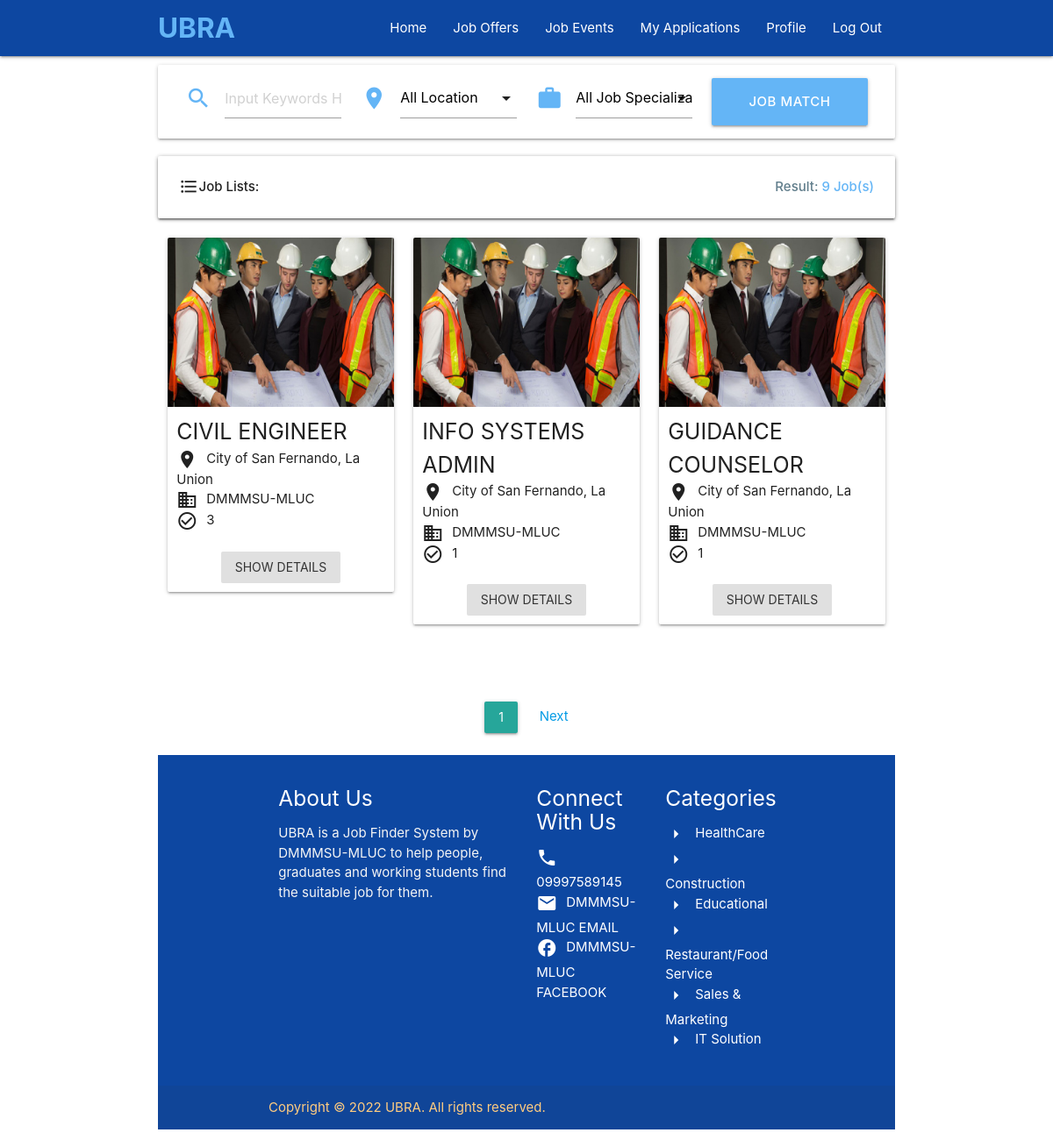
/job-offer/job-offer.php, run on the app's committed database.
### tables this page shows
CREATE TABLE `job_tbl` (
  `j_id` int(11) NOT NULL,
  `j_name` varchar(255) NOT NULL,
  `j_area` varchar(255) NOT NULL,
  `j_specialization` varchar(255) NOT NULL,
  `j_location` varchar(255) NOT NULL,
  `j_organization` varchar(255) NOT NULL,
  `j_count` int(11) NOT NULL,
  `j_description` varchar(255) NOT NULL,
  `j_img` varchar(255) NOT NULL
);

### job-offer/jobcount.php (called while the page is built)
<?php
include('conndb.php');
$sql = ("SELECT COUNT(j_id) FROM job_tbl");
$rs = $conn->query($sql);
 $result = mysqli_fetch_array($rs);
?>

### job-offer/job-offer.php (the view, shortened to what this page needs)
<?php
include('jobcount.php');
?>
<!DOCTYPE html>
<html lang="en">
<head>
  <link href="css/materialize.css" type="text/css" rel="stylesheet" media="screen,projection"/>
  <link href="css/style.css" type="text/css" rel="stylesheet" media="screen,projection"/>
</head>
<body class="body">
  <nav class=" blue darken-4" role="navigation">
    <div class="nav-wrapper container"><a id="logo-container" href="#" class="brand-logo"><span class="logo">UBRA</span></a>
      <ul class="right hide-on-med-and-down">
        <li><a href="home.php">Home</a></li>
        <li><a href="job-offer.php">Job Offers</a></li>
        <li><a href="job-events.php">Job Events</a></li>
        <li><a href="application.php">My Applications</a></li>
        <li><a href="profile.php">Profile</a></li>
        <li><a href="./">Log Out</a></li>
      </ul>
    </div>
  </nav>
<form>
<div class="container">
      <div class="card">
          <div class="card1">
            <form class="col s12">
              <div class="row">
                <div class="input-field col s12 m3">
                  <i class="material-icons prefix">search</i>
                  <input id="icon_prefix" type="text" class="validate" placeholder="Input Keywords Here..">
                </div>
                <div class="input-field col s12 m3">
                  <i class="material-icons prefix">location_on</i>
                </div>
                <div class="input-field col s12 m3">
                  <i class="material-icons prefix">work</i>
                </div>
                <div class="input-field col s12 m3">
                  <a id="searchbtn" class="waves-effect waves-effect blue lighten-2 btn-large btn1">Job Match</a>
                </div>
              </div>
            </form>
          </div>
      </div>
<div class="card">
    <div class="card horizontal">
      <div class="card-stacked">
        <div class="card-content">
          <div class="row" style="margin-bottom: 0;">
            <div class="left-side" style="float: left; display: flex;align-items: center;">
              <i class="material-icons" style="font-size:1.5rem">format_list_bulleted</i><span style="font-size:15px;font-weight: 500;">Job Lists:</span>
            </div>
            <div class="right-side" style="float: right;">
              <p class="right-align blue-grey-text" style="font-size: 15px; font-weight:500;">Result:
              <span style="color:#64b5f6;"><?php echo $result[0]; ?> Job(s)</span></p>
            </div>
          </div>
        </div>
      </div>
    </div>
  </div>
</div>
</form>
<div class="card2">
  <div class="container" >
		<form action="pass.php" method="POST">
			<?php
			include('conndb.php');
			$per_page_record = 3;
			if (isset($_GET["page"])) {
				$page  = $_GET["page"];
			}
			else {
			  $page=1;
			}
			$start_from = ($page-1) * $per_page_record;
			$sql = "SELECT * FROM job_tbl LIMIT $start_from, $per_page_record";
			$result = $conn->query($sql);
			if ($result->num_rows > 0)
			{
				while($row = $result->fetch_assoc())
				{
			?>
			 <div class="row">
			  <div class="col s12 m4">
				<div class="card hoverable">
				  <div class="card-image left-align" >
					<img src="img/<?php echo $row['j_img']; ?>">
				  </div>
				  <div class="card-content" style="padding: 10px 10px 10px 10px;">
					<p class="job"><?php echo $row['j_name']; ?></p>
					<i class="material material-icons">place</i><?php echo $row['j_location']; ?><br>
					<i class="material material-icons">business</i><?php echo $row['j_organization']; ?><br>
					<i class="material material-icons">check_circle_outline</i><?php echo $row['j_count']; ?><br><br>
					<center><button name="show" value="<?php echo $row['j_id']; ?>" class="waves-effect btn-flat">Show Details</button></center>
				  </div>
				</div>
			  </div>
			<?php } }else{ echo "No Result(s)..."; ?>
			</div>
			<?php } ?>
		</form>
  </div>
</div>
<div class="container">
<div id="pmargin">
  <ul class="pagination page">
   <?php
        $query = "SELECT COUNT(*) FROM job_tbl";
        $rs_result = mysqli_query($conn, $query);
        $row = mysqli_fetch_row($rs_result);
        $total_records = $row[0];
        $total_pages = ceil($total_records / $per_page_record);
        $pagLink = "";
          if ($i = $page) {
              $pagLink .= "<a class = 'btn active' href='job-offer.php?page=" .$i."'>".$i." </a>";
          }
          else  {
              $pagLink .= "<a href='job-offer.php?page=".$i."'> ".$i." </a>";
          }
        echo $pagLink;
        if($page<$total_pages){
            echo "<a  href='job-offer.php?page=".($page+1)."'>  Next </a>";
        }
      ?>
  </ul>
</div>
</div>
  <footer class="page-footer  blue darken-4">
    <div class="container">
      <div class="row">
        <div class="col l6 s12">
          <h5 class="white-text">About Us</h5>
          <p class="grey-text text-lighten-4">UBRA is a Job Finder System by DMMMSU-MLUC to help
          people, graduates and working students find the suitable job for them.</p>
        </div>
        <div class="col l3 s12">
          <h5 class="white-text">Connect With Us</h5>
          <ul>
            <li><a class="white-text" href="#!"><i class="material-icons material1">phone</i>09997589145</a></li>
            <li><a class="white-text" href="#!"><i class="material-icons material1">mail</i>DMMMSU-MLUC EMAIL</a></li>
            <li><a class="white-text" href="#!"><i class="material-icons material1">facebook</i>DMMMSU-MLUC FACEBOOK</a></li>
          </ul>
        </div>
        <div class="col l3 s12">
          <h5 class="white-text">Categories</h5>
          <ul>
            <li><a class="white-text" href="#!"><i class="material-icons material1">arrow_right</i>HealthCare</a></li>
            <li><a class="white-text" href="#!"><i class="material-icons material1">arrow_right</i>Construction</a></li>
            <li><a class="white-text" href="#!"><i class="material-icons material1">arrow_right</i>Educational</a></li>
            <li><a class="white-text" href="#!"><i class="material-icons material1">arrow_right</i>Restaurant/Food Service</a></li>
            <li><a class="white-text" href="#!"><i class="material-icons material1">arrow_right</i>Sales & Marketing</a></li>
            <li><a class="white-text" href="#!"><i class="material-icons material1">arrow_right</i>IT Solution</a></li>
          </ul>
        </div>
      </div>
    </div>
    <div class="footer-copyright">
      <div class="container">
      <a class="orange-text text-lighten-3" href="#">Copyright © 2022 UBRA. All rights reserved.</a>
      </div>
    </div>
  </footer>
  </body>
</html>

### job-offer/job-offer.php (style rules this page uses)
.material { display: inline-flex; vertical-align: top; margin-right: 10px; }
.logo { color:#64b5f6; font-weight: bolder; text-transform: uppercase; }
.btn-flat { background-color: #e0e0e0 ; }
.prefix { color:#64b5f6; }
.btn1 { background-color:#64b5f6; width: 100%; display: inline-block; font-size:15px; font-weight: 500; }
.job { font-size: 25px; font-weight: normal; text-transform: uppercase; }
.card1 { margin: 10px 20px; }
.page { text-align: center; }
.material1 { display: inline-flex; vertical-align: top; margin-right: 10px; margin-bottom: 5px; }
#pmargin a { margin:10px 10px 10px 10px; }

### data on the page
job_tbl: j_img (picture), j_name "CIVIL ENGINEER", j_location "City of San Fernando, La Union", j_organization "DMMMSU-MLUC", j_count "3", $row['j_id'] 1 (drawn)
job_tbl: j_img (picture), j_name "INFO SYSTEMS ADMIN", j_location "City of San Fernando, La Union", j_organization "DMMMSU-MLUC", j_count "1", $row['j_id'] 2 (drawn)
job_tbl: j_img (picture), j_name "GUIDANCE COUNSELOR", j_location "City of San Fernando, La Union", j_organization "DMMMSU-MLUC", j_count "1", $row['j_id'] 3 (drawn)

### other printed values
$result[0] "9"
$i "1"
